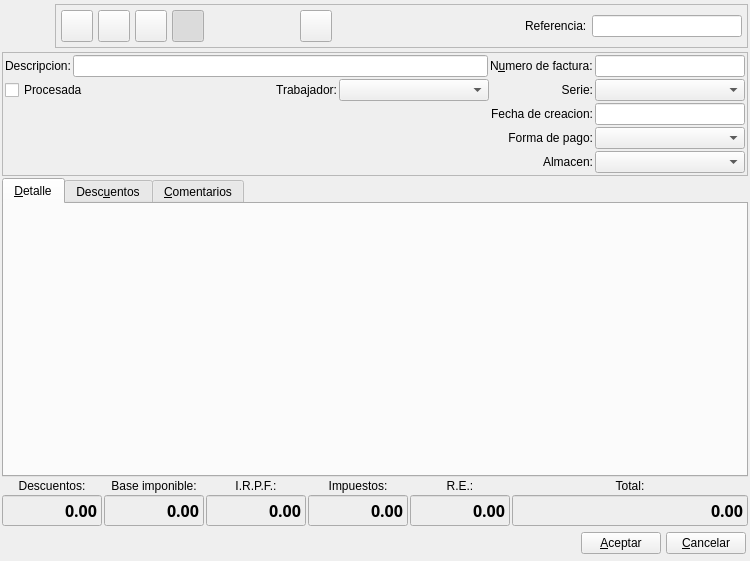
<?xml version="1.0" encoding="UTF-8"?>
<ui version="4.0">
 <author>Tomeu Borras</author>
 <class>FacturaBase</class>
 <widget class="QWidget" name="FacturaBase">
  <property name="geometry">
   <rect>
    <x>0</x>
    <y>0</y>
    <width>750</width>
    <height>561</height>
   </rect>
  </property>
  <property name="focusPolicy">
   <enum>Qt::StrongFocus</enum>
  </property>
  <property name="windowTitle">
   <string>Nueva factura a cliente</string>
  </property>
  <property name="windowIcon">
   <iconset resource="../../../bulmages.qrc">
    <normaloff>:/Images/client-invoice.png</normaloff>:/Images/client-invoice.png</iconset>
  </property>
  <layout class="QGridLayout" name="gridLayout">
   <property name="margin">
    <number>2</number>
   </property>
   <item row="0" column="0" colspan="6">
    <layout class="QHBoxLayout">
     <property name="spacing">
      <number>5</number>
     </property>
     <property name="margin">
      <number>0</number>
     </property>
     <item>
      <widget class="QLabel" name="pixmapLabel1">
       <property name="sizePolicy">
        <sizepolicy hsizetype="Fixed" vsizetype="Fixed">
         <horstretch>0</horstretch>
         <verstretch>0</verstretch>
        </sizepolicy>
       </property>
       <property name="minimumSize">
        <size>
         <width>48</width>
         <height>48</height>
        </size>
       </property>
       <property name="maximumSize">
        <size>
         <width>48</width>
         <height>48</height>
        </size>
       </property>
       <property name="pixmap">
        <pixmap resource="../../../bulmages.qrc">:/Images/client-invoice.png</pixmap>
       </property>
       <property name="scaledContents">
        <bool>true</bool>
       </property>
      </widget>
     </item>
     <item>
      <widget class="QFrame" name="frame_2">
       <property name="sizePolicy">
        <sizepolicy hsizetype="Expanding" vsizetype="Fixed">
         <horstretch>0</horstretch>
         <verstretch>0</verstretch>
        </sizepolicy>
       </property>
       <property name="frameShape">
        <enum>QFrame::StyledPanel</enum>
       </property>
       <property name="frameShadow">
        <enum>QFrame::Raised</enum>
       </property>
       <layout class="QHBoxLayout">
        <property name="spacing">
         <number>5</number>
        </property>
        <property name="margin">
         <number>5</number>
        </property>
        <item>
         <widget class="QToolButton" name="mui_guardar">
          <property name="minimumSize">
           <size>
            <width>32</width>
            <height>32</height>
           </size>
          </property>
          <property name="maximumSize">
           <size>
            <width>32</width>
            <height>32</height>
           </size>
          </property>
          <property name="toolTip">
           <string>Guardar factura</string>
          </property>
          <property name="whatsThis">
           <string>Guardar factura</string>
          </property>
          <property name="text">
           <string/>
          </property>
          <property name="icon">
           <iconset resource="../../../bulmages.qrc">
            <normaloff>:/Images/edit-save.png</normaloff>:/Images/edit-save.png</iconset>
          </property>
          <property name="iconSize">
           <size>
            <width>32</width>
            <height>32</height>
           </size>
          </property>
         </widget>
        </item>
        <item>
         <widget class="QToolButton" name="mui_borrar">
          <property name="minimumSize">
           <size>
            <width>32</width>
            <height>32</height>
           </size>
          </property>
          <property name="maximumSize">
           <size>
            <width>32</width>
            <height>32</height>
           </size>
          </property>
          <property name="toolTip">
           <string>Borrar factura</string>
          </property>
          <property name="whatsThis">
           <string>Borrar factura</string>
          </property>
          <property name="text">
           <string/>
          </property>
          <property name="icon">
           <iconset resource="../../../bulmages.qrc">
            <normaloff>:/Images/edit-delete.png</normaloff>:/Images/edit-delete.png</iconset>
          </property>
          <property name="iconSize">
           <size>
            <width>32</width>
            <height>32</height>
           </size>
          </property>
         </widget>
        </item>
        <item>
         <widget class="QToolButton" name="mui_imprimir">
          <property name="minimumSize">
           <size>
            <width>32</width>
            <height>32</height>
           </size>
          </property>
          <property name="maximumSize">
           <size>
            <width>32</width>
            <height>32</height>
           </size>
          </property>
          <property name="toolTip">
           <string>Imprimir factura</string>
          </property>
          <property name="whatsThis">
           <string>Imprimir factura</string>
          </property>
          <property name="text">
           <string/>
          </property>
          <property name="icon">
           <iconset resource="../../../bulmages.qrc">
            <normaloff>:/Images/document-print.png</normaloff>:/Images/document-print.png</iconset>
          </property>
          <property name="iconSize">
           <size>
            <width>32</width>
            <height>32</height>
           </size>
          </property>
         </widget>
        </item>
        <item>
         <widget class="QToolButton" name="mui_detalles">
          <property name="minimumSize">
           <size>
            <width>32</width>
            <height>32</height>
           </size>
          </property>
          <property name="maximumSize">
           <size>
            <width>32</width>
            <height>32</height>
           </size>
          </property>
          <property name="toolTip">
           <string>Mostrar/ocultar cabecera</string>
          </property>
          <property name="whatsThis">
           <string>Mostrar/ocultar cabecera</string>
          </property>
          <property name="text">
           <string/>
          </property>
          <property name="icon">
           <iconset resource="../../../bulmages.qrc">
            <normaloff>:/Images/document-properties.png</normaloff>:/Images/document-properties.png</iconset>
          </property>
          <property name="iconSize">
           <size>
            <width>32</width>
            <height>32</height>
           </size>
          </property>
          <property name="checkable">
           <bool>true</bool>
          </property>
          <property name="checked">
           <bool>true</bool>
          </property>
         </widget>
        </item>
        <item>
         <spacer>
          <property name="orientation">
           <enum>Qt::Horizontal</enum>
          </property>
          <property name="sizeType">
           <enum>QSizePolicy::Expanding</enum>
          </property>
          <property name="sizeHint" stdset="0">
           <size>
            <width>16</width>
            <height>26</height>
           </size>
          </property>
         </spacer>
        </item>
        <item>
         <widget class="QToolButton" name="mui_veralbaranes">
          <property name="enabled">
           <bool>true</bool>
          </property>
          <property name="minimumSize">
           <size>
            <width>32</width>
            <height>32</height>
           </size>
          </property>
          <property name="maximumSize">
           <size>
            <width>32</width>
            <height>32</height>
           </size>
          </property>
          <property name="toolTip">
           <string>Ver albaranes con la misma referencia</string>
          </property>
          <property name="whatsThis">
           <string>Ver albaranes con la misma referencia</string>
          </property>
          <property name="icon">
           <iconset resource="../../../bulmages.qrc">
            <normaloff>:/Images/client-delivery-note-list.png</normaloff>:/Images/client-delivery-note-list.png</iconset>
          </property>
          <property name="iconSize">
           <size>
            <width>32</width>
            <height>32</height>
           </size>
          </property>
         </widget>
        </item>
        <item>
         <widget class="QFrame" name="mui_plugbotones">
          <property name="sizePolicy">
           <sizepolicy hsizetype="Expanding" vsizetype="Preferred">
            <horstretch>0</horstretch>
            <verstretch>0</verstretch>
           </sizepolicy>
          </property>
          <property name="frameShape">
           <enum>QFrame::NoFrame</enum>
          </property>
          <property name="frameShadow">
           <enum>QFrame::Plain</enum>
          </property>
          <property name="lineWidth">
           <number>0</number>
          </property>
         </widget>
        </item>
        <item>
         <spacer>
          <property name="orientation">
           <enum>Qt::Horizontal</enum>
          </property>
          <property name="sizeType">
           <enum>QSizePolicy::Expanding</enum>
          </property>
          <property name="sizeHint" stdset="0">
           <size>
            <width>21</width>
            <height>26</height>
           </size>
          </property>
         </spacer>
        </item>
        <item>
         <widget class="QLabel" name="label5">
          <property name="sizePolicy">
           <sizepolicy hsizetype="Fixed" vsizetype="Fixed">
            <horstretch>0</horstretch>
            <verstretch>0</verstretch>
           </sizepolicy>
          </property>
          <property name="text">
           <string>Referencia:</string>
          </property>
          <property name="buddy">
           <cstring>mui_reffactura</cstring>
          </property>
         </widget>
        </item>
        <item>
         <widget class="BfBuscarReferencia" name="mui_reffactura">
          <property name="sizePolicy">
           <sizepolicy hsizetype="Fixed" vsizetype="Fixed">
            <horstretch>0</horstretch>
            <verstretch>0</verstretch>
           </sizepolicy>
          </property>
          <property name="minimumSize">
           <size>
            <width>150</width>
            <height>0</height>
           </size>
          </property>
         </widget>
        </item>
       </layout>
       <zorder>mui_borrar</zorder>
       <zorder>mui_imprimir</zorder>
       <zorder>mui_veralbaranes</zorder>
       <zorder>mui_plugbotones</zorder>
       <zorder>label5</zorder>
       <zorder>mui_reffactura</zorder>
       <zorder>mui_guardar</zorder>
       <zorder>mui_detalles</zorder>
      </widget>
     </item>
    </layout>
   </item>
   <item row="1" column="0" colspan="6">
    <widget class="QFrame" name="frame">
     <property name="minimumSize">
      <size>
       <width>16</width>
       <height>120</height>
      </size>
     </property>
     <property name="frameShape">
      <enum>QFrame::StyledPanel</enum>
     </property>
     <property name="frameShadow">
      <enum>QFrame::Raised</enum>
     </property>
     <layout class="QGridLayout" name="_2">
      <item row="1" column="0">
       <layout class="QHBoxLayout" name="horizontalLayout">
        <item>
         <widget class="QCheckBox" name="mui_procesadafactura">
          <property name="sizePolicy">
           <sizepolicy hsizetype="Preferred" vsizetype="Preferred">
            <horstretch>0</horstretch>
            <verstretch>0</verstretch>
           </sizepolicy>
          </property>
          <property name="text">
           <string>Procesada</string>
          </property>
         </widget>
        </item>
        <item>
         <widget class="QLabel" name="label_4">
          <property name="sizePolicy">
           <sizepolicy hsizetype="Preferred" vsizetype="Fixed">
            <horstretch>0</horstretch>
            <verstretch>0</verstretch>
           </sizepolicy>
          </property>
          <property name="text">
           <string>Trabajador:</string>
          </property>
          <property name="alignment">
           <set>Qt::AlignRight|Qt::AlignTrailing|Qt::AlignVCenter</set>
          </property>
          <property name="buddy">
           <cstring>mui_idtrabajador</cstring>
          </property>
         </widget>
        </item>
        <item>
         <widget class="BfBuscarTrabajador" name="mui_idtrabajador">
          <property name="minimumSize">
           <size>
            <width>150</width>
            <height>0</height>
           </size>
          </property>
          <property name="maximumSize">
           <size>
            <width>150</width>
            <height>16777215</height>
           </size>
          </property>
         </widget>
        </item>
       </layout>
      </item>
      <item row="1" column="1">
       <widget class="QLabel" name="label10">
        <property name="sizePolicy">
         <sizepolicy hsizetype="Preferred" vsizetype="Fixed">
          <horstretch>0</horstretch>
          <verstretch>0</verstretch>
         </sizepolicy>
        </property>
        <property name="text">
         <string>Serie:</string>
        </property>
        <property name="alignment">
         <set>Qt::AlignRight|Qt::AlignTrailing|Qt::AlignVCenter</set>
        </property>
        <property name="buddy">
         <cstring>mui_codigoserie_factura</cstring>
        </property>
       </widget>
      </item>
      <item row="1" column="2">
       <widget class="BfBuscarSerieFactura" name="mui_codigoserie_factura"/>
      </item>
      <item row="2" column="0" rowspan="3">
       <widget class="BlSearchWidget" name="mui_idcliente" native="true">
        <property name="sizePolicy">
         <sizepolicy hsizetype="Expanding" vsizetype="Ignored">
          <horstretch>0</horstretch>
          <verstretch>0</verstretch>
         </sizepolicy>
        </property>
       </widget>
      </item>
      <item row="2" column="1">
       <widget class="QLabel" name="label8">
        <property name="sizePolicy">
         <sizepolicy hsizetype="Preferred" vsizetype="Fixed">
          <horstretch>0</horstretch>
          <verstretch>0</verstretch>
         </sizepolicy>
        </property>
        <property name="text">
         <string>Fecha de creacion:</string>
        </property>
        <property name="alignment">
         <set>Qt::AlignRight|Qt::AlignTrailing|Qt::AlignVCenter</set>
        </property>
        <property name="buddy">
         <cstring>mui_ffactura</cstring>
        </property>
       </widget>
      </item>
      <item row="2" column="2">
       <widget class="BlDateSearch" name="mui_ffactura">
        <property name="sizePolicy">
         <sizepolicy hsizetype="Preferred" vsizetype="Fixed">
          <horstretch>0</horstretch>
          <verstretch>0</verstretch>
         </sizepolicy>
        </property>
        <property name="minimumSize">
         <size>
          <width>150</width>
          <height>0</height>
         </size>
        </property>
        <property name="maximumSize">
         <size>
          <width>150</width>
          <height>16777215</height>
         </size>
        </property>
       </widget>
      </item>
      <item row="3" column="1">
       <widget class="QLabel" name="label11">
        <property name="sizePolicy">
         <sizepolicy hsizetype="Preferred" vsizetype="Fixed">
          <horstretch>0</horstretch>
          <verstretch>0</verstretch>
         </sizepolicy>
        </property>
        <property name="text">
         <string>Forma de pago:</string>
        </property>
        <property name="alignment">
         <set>Qt::AlignRight|Qt::AlignTrailing|Qt::AlignVCenter</set>
        </property>
        <property name="buddy">
         <cstring>mui_idforma_pago</cstring>
        </property>
       </widget>
      </item>
      <item row="3" column="2">
       <widget class="BfBuscarFormaPago" name="mui_idforma_pago">
        <property name="minimumSize">
         <size>
          <width>150</width>
          <height>0</height>
         </size>
        </property>
        <property name="maximumSize">
         <size>
          <width>150</width>
          <height>16777215</height>
         </size>
        </property>
       </widget>
      </item>
      <item row="4" column="1">
       <widget class="QLabel" name="mui_labelAlmacen">
        <property name="sizePolicy">
         <sizepolicy hsizetype="Preferred" vsizetype="Fixed">
          <horstretch>0</horstretch>
          <verstretch>0</verstretch>
         </sizepolicy>
        </property>
        <property name="text">
         <string>Almacen:</string>
        </property>
        <property name="alignment">
         <set>Qt::AlignRight|Qt::AlignTrailing|Qt::AlignVCenter</set>
        </property>
        <property name="buddy">
         <cstring>mui_idalmacen</cstring>
        </property>
       </widget>
      </item>
      <item row="4" column="2">
       <widget class="BfBuscarAlmacen" name="mui_idalmacen"/>
      </item>
      <item row="0" column="0" colspan="3">
       <layout class="QHBoxLayout">
        <item>
         <widget class="QLabel" name="label7">
          <property name="sizePolicy">
           <sizepolicy hsizetype="Preferred" vsizetype="Fixed">
            <horstretch>0</horstretch>
            <verstretch>0</verstretch>
           </sizepolicy>
          </property>
          <property name="text">
           <string>Descripcion:</string>
          </property>
          <property name="buddy">
           <cstring>mui_descfactura</cstring>
          </property>
         </widget>
        </item>
        <item>
         <widget class="QLineEdit" name="mui_descfactura">
          <property name="sizePolicy">
           <sizepolicy hsizetype="Expanding" vsizetype="Preferred">
            <horstretch>0</horstretch>
            <verstretch>0</verstretch>
           </sizepolicy>
          </property>
         </widget>
        </item>
        <item>
         <widget class="QLabel" name="label6">
          <property name="sizePolicy">
           <sizepolicy hsizetype="Preferred" vsizetype="Fixed">
            <horstretch>0</horstretch>
            <verstretch>0</verstretch>
           </sizepolicy>
          </property>
          <property name="text">
           <string>N&amp;umero de factura:</string>
          </property>
          <property name="buddy">
           <cstring>mui_numfactura</cstring>
          </property>
         </widget>
        </item>
        <item>
         <widget class="QLineEdit" name="mui_numfactura">
          <property name="sizePolicy">
           <sizepolicy hsizetype="Preferred" vsizetype="Preferred">
            <horstretch>0</horstretch>
            <verstretch>0</verstretch>
           </sizepolicy>
          </property>
          <property name="minimumSize">
           <size>
            <width>150</width>
            <height>0</height>
           </size>
          </property>
          <property name="maximumSize">
           <size>
            <width>150</width>
            <height>16777215</height>
           </size>
          </property>
         </widget>
        </item>
       </layout>
      </item>
     </layout>
    </widget>
   </item>
   <item row="2" column="0" colspan="6">
    <widget class="QTabWidget" name="m_desdfgs">
     <property name="enabled">
      <bool>true</bool>
     </property>
     <property name="currentIndex">
      <number>0</number>
     </property>
     <widget class="QWidget" name="tab1">
      <attribute name="title">
       <string>&amp;Detalle</string>
      </attribute>
      <layout class="QGridLayout">
       <property name="margin">
        <number>5</number>
       </property>
       <property name="spacing">
        <number>5</number>
       </property>
       <item row="0" column="0">
        <widget class="ListLinFacturaView" name="subform2" native="true">
         <property name="sizePolicy">
          <sizepolicy hsizetype="Expanding" vsizetype="Preferred">
           <horstretch>0</horstretch>
           <verstretch>0</verstretch>
          </sizepolicy>
         </property>
        </widget>
       </item>
      </layout>
     </widget>
     <widget class="QWidget" name="Tab2">
      <attribute name="title">
       <string>Desc&amp;uentos</string>
      </attribute>
      <layout class="QVBoxLayout">
       <property name="spacing">
        <number>5</number>
       </property>
       <property name="margin">
        <number>5</number>
       </property>
       <item>
        <widget class="ListDescuentoFacturaView" name="m_descuentos" native="true">
         <property name="sizePolicy">
          <sizepolicy hsizetype="Expanding" vsizetype="Preferred">
           <horstretch>0</horstretch>
           <verstretch>0</verstretch>
          </sizepolicy>
         </property>
        </widget>
       </item>
      </layout>
     </widget>
     <widget class="QWidget" name="tab3">
      <attribute name="title">
       <string>&amp;Comentarios</string>
      </attribute>
      <layout class="QHBoxLayout">
       <property name="spacing">
        <number>5</number>
       </property>
       <property name="margin">
        <number>5</number>
       </property>
       <item>
        <widget class="QTextEdit" name="mui_comentfactura"/>
       </item>
      </layout>
     </widget>
    </widget>
   </item>
   <item row="3" column="0">
    <widget class="QLabel" name="label3">
     <property name="text">
      <string>Descuentos:</string>
     </property>
     <property name="alignment">
      <set>Qt::AlignCenter</set>
     </property>
    </widget>
   </item>
   <item row="3" column="1">
    <widget class="QLabel" name="label2">
     <property name="text">
      <string>Base imponible:</string>
     </property>
     <property name="alignment">
      <set>Qt::AlignCenter</set>
     </property>
    </widget>
   </item>
   <item row="3" column="2">
    <widget class="QLabel" name="label4_3">
     <property name="text">
      <string>I.R.P.F.:</string>
     </property>
     <property name="alignment">
      <set>Qt::AlignCenter</set>
     </property>
    </widget>
   </item>
   <item row="3" column="3">
    <widget class="QLabel" name="label4">
     <property name="text">
      <string>Impuestos:</string>
     </property>
     <property name="alignment">
      <set>Qt::AlignCenter</set>
     </property>
    </widget>
   </item>
   <item row="3" column="4">
    <widget class="QLabel" name="label4_2">
     <property name="text">
      <string>R.E.:</string>
     </property>
     <property name="alignment">
      <set>Qt::AlignCenter</set>
     </property>
    </widget>
   </item>
   <item row="3" column="5">
    <widget class="QLabel" name="label1">
     <property name="text">
      <string>Total:</string>
     </property>
     <property name="alignment">
      <set>Qt::AlignCenter</set>
     </property>
    </widget>
   </item>
   <item row="4" column="0">
    <widget class="QLineEdit" name="m_totalDiscounts">
     <property name="enabled">
      <bool>true</bool>
     </property>
     <property name="minimumSize">
      <size>
       <width>100</width>
       <height>0</height>
      </size>
     </property>
     <property name="maximumSize">
      <size>
       <width>100</width>
       <height>16777215</height>
      </size>
     </property>
     <property name="palette">
      <palette>
       <active>
        <colorrole role="Base">
         <brush brushstyle="SolidPattern">
          <color alpha="255">
           <red>238</red>
           <green>238</green>
           <blue>238</blue>
          </color>
         </brush>
        </colorrole>
       </active>
       <inactive>
        <colorrole role="Base">
         <brush brushstyle="SolidPattern">
          <color alpha="255">
           <red>238</red>
           <green>238</green>
           <blue>238</blue>
          </color>
         </brush>
        </colorrole>
       </inactive>
       <disabled>
        <colorrole role="Base">
         <brush brushstyle="SolidPattern">
          <color alpha="255">
           <red>255</red>
           <green>255</green>
           <blue>255</blue>
          </color>
         </brush>
        </colorrole>
       </disabled>
      </palette>
     </property>
     <property name="font">
      <font>
       <family>Sans Serif</family>
       <pointsize>12</pointsize>
       <weight>75</weight>
       <italic>false</italic>
       <bold>true</bold>
       <underline>false</underline>
       <strikeout>false</strikeout>
      </font>
     </property>
     <property name="focusPolicy">
      <enum>Qt::NoFocus</enum>
     </property>
     <property name="acceptDrops">
      <bool>false</bool>
     </property>
     <property name="text">
      <string>0.00</string>
     </property>
     <property name="alignment">
      <set>Qt::AlignRight</set>
     </property>
     <property name="readOnly">
      <bool>true</bool>
     </property>
    </widget>
   </item>
   <item row="4" column="1">
    <widget class="QLineEdit" name="m_totalBases">
     <property name="minimumSize">
      <size>
       <width>100</width>
       <height>0</height>
      </size>
     </property>
     <property name="maximumSize">
      <size>
       <width>100</width>
       <height>16777215</height>
      </size>
     </property>
     <property name="palette">
      <palette>
       <active>
        <colorrole role="Base">
         <brush brushstyle="SolidPattern">
          <color alpha="255">
           <red>238</red>
           <green>238</green>
           <blue>238</blue>
          </color>
         </brush>
        </colorrole>
       </active>
       <inactive>
        <colorrole role="Base">
         <brush brushstyle="SolidPattern">
          <color alpha="255">
           <red>238</red>
           <green>238</green>
           <blue>238</blue>
          </color>
         </brush>
        </colorrole>
       </inactive>
       <disabled>
        <colorrole role="Base">
         <brush brushstyle="SolidPattern">
          <color alpha="255">
           <red>255</red>
           <green>255</green>
           <blue>255</blue>
          </color>
         </brush>
        </colorrole>
       </disabled>
      </palette>
     </property>
     <property name="font">
      <font>
       <family>Sans Serif</family>
       <pointsize>12</pointsize>
       <weight>75</weight>
       <italic>false</italic>
       <bold>true</bold>
       <underline>false</underline>
       <strikeout>false</strikeout>
      </font>
     </property>
     <property name="focusPolicy">
      <enum>Qt::NoFocus</enum>
     </property>
     <property name="acceptDrops">
      <bool>false</bool>
     </property>
     <property name="text">
      <string>0.00</string>
     </property>
     <property name="alignment">
      <set>Qt::AlignRight</set>
     </property>
     <property name="readOnly">
      <bool>true</bool>
     </property>
    </widget>
   </item>
   <item row="4" column="2">
    <widget class="QLineEdit" name="m_totalIRPF">
     <property name="minimumSize">
      <size>
       <width>100</width>
       <height>0</height>
      </size>
     </property>
     <property name="maximumSize">
      <size>
       <width>100</width>
       <height>16777215</height>
      </size>
     </property>
     <property name="palette">
      <palette>
       <active>
        <colorrole role="Base">
         <brush brushstyle="SolidPattern">
          <color alpha="255">
           <red>238</red>
           <green>238</green>
           <blue>238</blue>
          </color>
         </brush>
        </colorrole>
       </active>
       <inactive>
        <colorrole role="Base">
         <brush brushstyle="SolidPattern">
          <color alpha="255">
           <red>238</red>
           <green>238</green>
           <blue>238</blue>
          </color>
         </brush>
        </colorrole>
       </inactive>
       <disabled>
        <colorrole role="Base">
         <brush brushstyle="SolidPattern">
          <color alpha="255">
           <red>255</red>
           <green>255</green>
           <blue>255</blue>
          </color>
         </brush>
        </colorrole>
       </disabled>
      </palette>
     </property>
     <property name="font">
      <font>
       <family>Sans Serif</family>
       <pointsize>12</pointsize>
       <weight>75</weight>
       <italic>false</italic>
       <bold>true</bold>
       <underline>false</underline>
       <strikeout>false</strikeout>
      </font>
     </property>
     <property name="focusPolicy">
      <enum>Qt::NoFocus</enum>
     </property>
     <property name="acceptDrops">
      <bool>false</bool>
     </property>
     <property name="text">
      <string>0.00</string>
     </property>
     <property name="alignment">
      <set>Qt::AlignRight</set>
     </property>
     <property name="readOnly">
      <bool>true</bool>
     </property>
    </widget>
   </item>
   <item row="4" column="3">
    <widget class="QLineEdit" name="m_totalTaxes">
     <property name="minimumSize">
      <size>
       <width>100</width>
       <height>0</height>
      </size>
     </property>
     <property name="maximumSize">
      <size>
       <width>100</width>
       <height>16777215</height>
      </size>
     </property>
     <property name="palette">
      <palette>
       <active>
        <colorrole role="Base">
         <brush brushstyle="SolidPattern">
          <color alpha="255">
           <red>238</red>
           <green>238</green>
           <blue>238</blue>
          </color>
         </brush>
        </colorrole>
       </active>
       <inactive>
        <colorrole role="Base">
         <brush brushstyle="SolidPattern">
          <color alpha="255">
           <red>238</red>
           <green>238</green>
           <blue>238</blue>
          </color>
         </brush>
        </colorrole>
       </inactive>
       <disabled>
        <colorrole role="Base">
         <brush brushstyle="SolidPattern">
          <color alpha="255">
           <red>255</red>
           <green>255</green>
           <blue>255</blue>
          </color>
         </brush>
        </colorrole>
       </disabled>
      </palette>
     </property>
     <property name="font">
      <font>
       <family>Sans Serif</family>
       <pointsize>12</pointsize>
       <weight>75</weight>
       <italic>false</italic>
       <bold>true</bold>
       <underline>false</underline>
       <strikeout>false</strikeout>
      </font>
     </property>
     <property name="focusPolicy">
      <enum>Qt::NoFocus</enum>
     </property>
     <property name="acceptDrops">
      <bool>false</bool>
     </property>
     <property name="text">
      <string>0.00</string>
     </property>
     <property name="alignment">
      <set>Qt::AlignRight</set>
     </property>
     <property name="readOnly">
      <bool>true</bool>
     </property>
    </widget>
   </item>
   <item row="4" column="4">
    <widget class="QLineEdit" name="m_totalReqEq">
     <property name="minimumSize">
      <size>
       <width>100</width>
       <height>0</height>
      </size>
     </property>
     <property name="maximumSize">
      <size>
       <width>100</width>
       <height>16777215</height>
      </size>
     </property>
     <property name="palette">
      <palette>
       <active>
        <colorrole role="Base">
         <brush brushstyle="SolidPattern">
          <color alpha="255">
           <red>238</red>
           <green>238</green>
           <blue>238</blue>
          </color>
         </brush>
        </colorrole>
       </active>
       <inactive>
        <colorrole role="Base">
         <brush brushstyle="SolidPattern">
          <color alpha="255">
           <red>238</red>
           <green>238</green>
           <blue>238</blue>
          </color>
         </brush>
        </colorrole>
       </inactive>
       <disabled>
        <colorrole role="Base">
         <brush brushstyle="SolidPattern">
          <color alpha="255">
           <red>255</red>
           <green>255</green>
           <blue>255</blue>
          </color>
         </brush>
        </colorrole>
       </disabled>
      </palette>
     </property>
     <property name="font">
      <font>
       <family>Sans Serif</family>
       <pointsize>12</pointsize>
       <weight>75</weight>
       <italic>false</italic>
       <bold>true</bold>
       <underline>false</underline>
       <strikeout>false</strikeout>
      </font>
     </property>
     <property name="focusPolicy">
      <enum>Qt::NoFocus</enum>
     </property>
     <property name="acceptDrops">
      <bool>false</bool>
     </property>
     <property name="text">
      <string>0.00</string>
     </property>
     <property name="alignment">
      <set>Qt::AlignRight</set>
     </property>
     <property name="readOnly">
      <bool>true</bool>
     </property>
    </widget>
   </item>
   <item row="4" column="5">
    <widget class="QLineEdit" name="m_totalfactura">
     <property name="enabled">
      <bool>true</bool>
     </property>
     <property name="palette">
      <palette>
       <active>
        <colorrole role="Base">
         <brush brushstyle="SolidPattern">
          <color alpha="255">
           <red>238</red>
           <green>238</green>
           <blue>238</blue>
          </color>
         </brush>
        </colorrole>
       </active>
       <inactive>
        <colorrole role="Base">
         <brush brushstyle="SolidPattern">
          <color alpha="255">
           <red>238</red>
           <green>238</green>
           <blue>238</blue>
          </color>
         </brush>
        </colorrole>
       </inactive>
       <disabled>
        <colorrole role="Base">
         <brush brushstyle="SolidPattern">
          <color alpha="255">
           <red>255</red>
           <green>255</green>
           <blue>255</blue>
          </color>
         </brush>
        </colorrole>
       </disabled>
      </palette>
     </property>
     <property name="font">
      <font>
       <family>Sans Serif</family>
       <pointsize>12</pointsize>
       <weight>75</weight>
       <italic>false</italic>
       <bold>true</bold>
       <underline>false</underline>
       <strikeout>false</strikeout>
      </font>
     </property>
     <property name="focusPolicy">
      <enum>Qt::NoFocus</enum>
     </property>
     <property name="acceptDrops">
      <bool>false</bool>
     </property>
     <property name="autoFillBackground">
      <bool>true</bool>
     </property>
     <property name="text">
      <string>0.00</string>
     </property>
     <property name="frame">
      <bool>true</bool>
     </property>
     <property name="alignment">
      <set>Qt::AlignRight</set>
     </property>
     <property name="readOnly">
      <bool>true</bool>
     </property>
    </widget>
   </item>
   <item row="5" column="0" colspan="6">
    <layout class="QHBoxLayout">
     <property name="spacing">
      <number>5</number>
     </property>
     <property name="margin">
      <number>2</number>
     </property>
     <item>
      <spacer>
       <property name="orientation">
        <enum>Qt::Horizontal</enum>
       </property>
       <property name="sizeHint" stdset="0">
        <size>
         <width>436</width>
         <height>27</height>
        </size>
       </property>
      </spacer>
     </item>
     <item>
      <widget class="QPushButton" name="mui_aceptar">
       <property name="text">
        <string>&amp;Aceptar</string>
       </property>
      </widget>
     </item>
     <item>
      <widget class="QPushButton" name="mui_cancelar">
       <property name="text">
        <string>&amp;Cancelar</string>
       </property>
      </widget>
     </item>
    </layout>
   </item>
  </layout>
 </widget>
 <layoutdefault spacing="2" margin="2"/>
 <customwidgets>
  <customwidget>
   <class>BlDateSearch</class>
   <extends>QLineEdit</extends>
   <header>../../bulmalib/src/bldatesearch.h</header>
  </customwidget>
  <customwidget>
   <class>BlSearchWidget</class>
   <extends>QWidget</extends>
   <header>blsearchwidget.h</header>
  </customwidget>
  <customwidget>
   <class>BfBuscarFormaPago</class>
   <extends>QComboBox</extends>
   <header>bfbuscarformapago.h</header>
  </customwidget>
  <customwidget>
   <class>BfBuscarReferencia</class>
   <extends>QLineEdit</extends>
   <header>bfbuscarreferencia.h</header>
  </customwidget>
  <customwidget>
   <class>ListLinFacturaView</class>
   <extends>QWidget</extends>
   <header>listlinfacturaview.h</header>
  </customwidget>
  <customwidget>
   <class>ListDescuentoFacturaView</class>
   <extends>QWidget</extends>
   <header>listdescfacturaview.h</header>
  </customwidget>
  <customwidget>
   <class>BfBuscarSerieFactura</class>
   <extends>QComboBox</extends>
   <header>bfbuscarseriefactura.h</header>
  </customwidget>
  <customwidget>
   <class>BfBuscarAlmacen</class>
   <extends>QComboBox</extends>
   <header>bfbuscaralmacen.h</header>
  </customwidget>
  <customwidget>
   <class>BfBuscarTrabajador</class>
   <extends>QComboBox</extends>
   <header>bfbuscartrabajador.h</header>
  </customwidget>
 </customwidgets>
 <tabstops>
  <tabstop>m_desdfgs</tabstop>
  <tabstop>mui_procesadafactura</tabstop>
  <tabstop>mui_idtrabajador</tabstop>
  <tabstop>mui_codigoserie_factura</tabstop>
  <tabstop>mui_ffactura</tabstop>
  <tabstop>mui_idforma_pago</tabstop>
  <tabstop>mui_idalmacen</tabstop>
  <tabstop>mui_guardar</tabstop>
  <tabstop>mui_borrar</tabstop>
  <tabstop>mui_imprimir</tabstop>
  <tabstop>mui_veralbaranes</tabstop>
  <tabstop>mui_reffactura</tabstop>
  <tabstop>mui_descfactura</tabstop>
  <tabstop>mui_numfactura</tabstop>
  <tabstop>mui_comentfactura</tabstop>
  <tabstop>mui_aceptar</tabstop>
  <tabstop>mui_cancelar</tabstop>
 </tabstops>
 <resources>
  <include location="../../../bulmages.qrc"/>
 </resources>
 <connections>
  <connection>
   <sender>mui_detalles</sender>
   <signal>toggled(bool)</signal>
   <receiver>frame</receiver>
   <slot>setShown(bool)</slot>
   <hints>
    <hint type="sourcelabel">
     <x>25</x>
     <y>85</y>
    </hint>
    <hint type="destinationlabel">
     <x>85</x>
     <y>99</y>
    </hint>
   </hints>
  </connection>
 </connections>
</ui>
